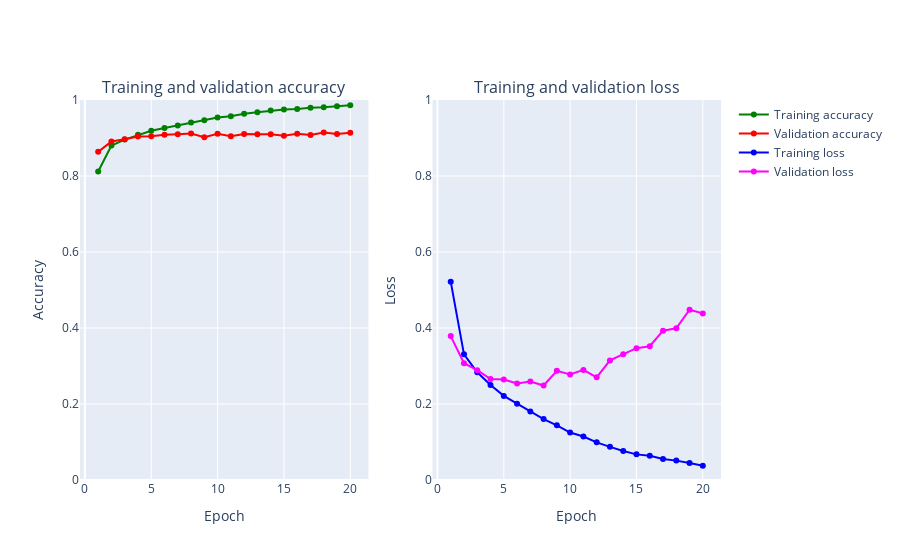

Notebook code cell kept with this figure:
### Markdown cell above
### Precisão e perda de validação

### Code cell
from plotly.offline import download_plotlyjs, init_notebook_mode, plot, iplot
import plotly.graph_objs as go
import plotly.figure_factory as ff

def create_trace(x,y,ylabel,color):
        trace = go.Scatter(
            x = x,y = y,
            name=ylabel,
            marker=dict(color=color),
            mode = "markers+lines",
            text=x
        )
        return trace
    
def plot_accuracy_and_loss(train_model):
    hist = train_model.history
    acc = hist['accuracy']
    val_acc = hist['val_accuracy']
    loss = hist['loss']
    val_loss = hist['val_loss']
    epochs = list(range(1,len(acc)+1))
    
    trace_ta = create_trace(epochs,acc,"Training accuracy", "Green")
    trace_va = create_trace(epochs,val_acc,"Validation accuracy", "Red")
    trace_tl = create_trace(epochs,loss,"Training loss", "Blue")
    trace_vl = create_trace(epochs,val_loss,"Validation loss", "Magenta")
   
    fig = tools.make_subplots(rows=1,cols=2, subplot_titles=('Training and validation accuracy',
                                                             'Training and validation loss'))
    fig.append_trace(trace_ta,1,1)
    fig.append_trace(trace_va,1,1)
    fig.append_trace(trace_tl,1,2)
    fig.append_trace(trace_vl,1,2)
    fig['layout']['xaxis'].update(title = 'Epoch')
    fig['layout']['xaxis2'].update(title = 'Epoch')
    fig['layout']['yaxis'].update(title = 'Accuracy', range=[0,1])
    fig['layout']['yaxis2'].update(title = 'Loss', range=[0,1])

    
    iplot(fig, filename='accuracy-loss')

plot_accuracy_and_loss(train_model)

### Figure 1 — Plotly figure (JSON) as saved in the notebook; plotly's stock layout.template omitted (floating-point values rounded to 4 significant figures)
{"data": [{"name": "Training accuracy", "yaxis": "y", "text": ["1", "2", "3", "4", "5", "6", "7", "8", "9", "10", "11", "12", "13", "14", "15", "16", "17", "18", "19", "20"], "y": [0.8121, 0.88, 0.8959, 0.9083, 0.9189, 0.9261, 0.9332, 0.9405, 0.9468, 0.9539, 0.9573, 0.9637, 0.9678, 0.9722, 0.9752, 0.9762, 0.9795, 0.9809, 0.9835, 0.9862], "mode": "markers+lines", "xaxis": "x", "marker": {"color": "Green"}, "x": [1, 2, 3, 4, 5, 6, 7, 8, 9, 10, 11, 12, 13, 14, 15, 16, 17, 18, 19, 20], "type": "scatter"}, {"name": "Validation accuracy", "yaxis": "y", "text": ["1", "2", "3", "4", "5", "6", "7", "8", "9", "10", "11", "12", "13", "14", "15", "16", "17", "18", "19", "20"], "y": [0.8635, 0.891, 0.8968, 0.9038, 0.9048, 0.9086, 0.9102, 0.9117, 0.9022, 0.9111, 0.9045, 0.9104, 0.9097, 0.9101, 0.9062, 0.9114, 0.9082, 0.9147, 0.9107, 0.9135], "mode": "markers+lines", "xaxis": "x", "marker": {"color": "Red"}, "x": [1, 2, 3, 4, 5, 6, 7, 8, 9, 10, 11, 12, 13, 14, 15, 16, 17, 18, 19, 20], "type": "scatter"}, {"name": "Training loss", "yaxis": "y2", "text": ["1", "2", "3", "4", "5", "6", "7", "8", "9", "10", "11", "12", "13", "14", "15", "16", "17", "18", "19", "20"], "y": [0.522, 0.3306, 0.2835, 0.2501, 0.2214, 0.2009, 0.1804, 0.1604, 0.1439, 0.1249, 0.1145, 0.09903, 0.08723, 0.07629, 0.06743, 0.06383, 0.05511, 0.05101, 0.04483, 0.03747], "mode": "markers+lines", "xaxis": "x2", "marker": {"color": "Blue"}, "x": [1, 2, 3, 4, 5, 6, 7, 8, 9, 10, 11, 12, 13, 14, 15, 16, 17, 18, 19, 20], "type": "scatter"}, {"name": "Validation loss", "yaxis": "y2", "text": ["1", "2", "3", "4", "5", "6", "7", "8", "9", "10", "11", "12", "13", "14", "15", "16", "17", "18", "19", "20"], "y": [0.3787, 0.3074, 0.2891, 0.2655, 0.2647, 0.2541, 0.259, 0.2486, 0.2873, 0.2776, 0.2898, 0.2701, 0.3147, 0.331, 0.347, 0.3519, 0.3929, 0.3994, 0.4481, 0.4384], "mode": "markers+lines", "xaxis": "x2", "marker": {"color": "Magenta"}, "x": [1, 2, 3, 4, 5, 6, 7, 8, 9, 10, 11, 12, 13, 14, 15, 16, 17, 18, 19, 20], "type": "scatter"}], "layout": {"xaxis": {"domain": [0, 0.45], "anchor": "y", "title": {"text": "Epoch"}}, "yaxis": {"range": [0, 1], "domain": [0, 1], "anchor": "x", "title": {"text": "Accuracy"}}, "xaxis2": {"domain": [0.55, 1], "anchor": "y2", "title": {"text": "Epoch"}}, "yaxis2": {"range": [0, 1], "domain": [0, 1], "anchor": "x2", "title": {"text": "Loss"}}, "annotations": [{"yanchor": "bottom", "xref": "paper", "xanchor": "center", "yref": "paper", "text": "Training and validation accuracy", "y": 1, "x": 0.225, "font": {"size": 16}, "showarrow": false}, {"yanchor": "bottom", "xref": "paper", "xanchor": "center", "yref": "paper", "text": "Training and validation loss", "y": 1, "x": 0.775, "font": {"size": 16}, "showarrow": false}]}}
